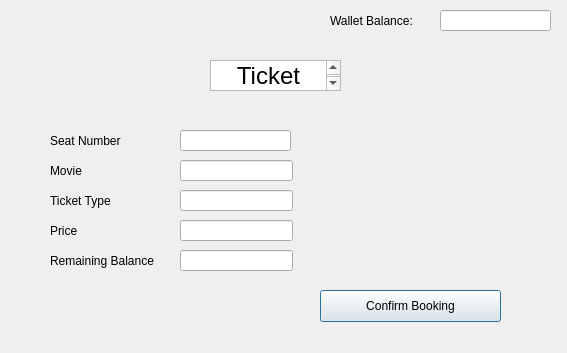
<?xml version="1.0" encoding="UTF-8"?>
<ui version="4.0">
 <class>tickets2</class>
 <widget class="QDialog" name="tickets2">
  <property name="geometry">
   <rect>
    <x>0</x>
    <y>0</y>
    <width>567</width>
    <height>353</height>
   </rect>
  </property>
  <property name="windowTitle">
   <string>Dialog</string>
  </property>
  <widget class="QPushButton" name="ConfirmBooking">
   <property name="geometry">
    <rect>
     <x>320</x>
     <y>290</y>
     <width>181</width>
     <height>32</height>
    </rect>
   </property>
   <property name="text">
    <string>Confirm Booking</string>
   </property>
  </widget>
  <widget class="QLineEdit" name="Seatline">
   <property name="geometry">
    <rect>
     <x>180</x>
     <y>130</y>
     <width>111</width>
     <height>21</height>
    </rect>
   </property>
   <property name="text">
    <string/>
   </property>
  </widget>
  <widget class="QLineEdit" name="MovieLine">
   <property name="geometry">
    <rect>
     <x>180</x>
     <y>160</y>
     <width>113</width>
     <height>21</height>
    </rect>
   </property>
   <property name="text">
    <string/>
   </property>
  </widget>
  <widget class="QLineEdit" name="TicketLine">
   <property name="geometry">
    <rect>
     <x>180</x>
     <y>190</y>
     <width>113</width>
     <height>21</height>
    </rect>
   </property>
   <property name="text">
    <string/>
   </property>
  </widget>
  <widget class="QLineEdit" name="PriceLine">
   <property name="geometry">
    <rect>
     <x>180</x>
     <y>220</y>
     <width>113</width>
     <height>21</height>
    </rect>
   </property>
   <property name="text">
    <string/>
   </property>
  </widget>
  <widget class="QLabel" name="SeatNumber">
   <property name="geometry">
    <rect>
     <x>50</x>
     <y>130</y>
     <width>101</width>
     <height>21</height>
    </rect>
   </property>
   <property name="text">
    <string>Seat Number</string>
   </property>
  </widget>
  <widget class="QLabel" name="Movie">
   <property name="geometry">
    <rect>
     <x>50</x>
     <y>160</y>
     <width>101</width>
     <height>21</height>
    </rect>
   </property>
   <property name="text">
    <string>Movie</string>
   </property>
  </widget>
  <widget class="QLabel" name="TicketType">
   <property name="geometry">
    <rect>
     <x>50</x>
     <y>190</y>
     <width>101</width>
     <height>21</height>
    </rect>
   </property>
   <property name="text">
    <string>Ticket Type</string>
   </property>
  </widget>
  <widget class="QLabel" name="Price">
   <property name="geometry">
    <rect>
     <x>50</x>
     <y>220</y>
     <width>101</width>
     <height>21</height>
    </rect>
   </property>
   <property name="text">
    <string>Price</string>
   </property>
  </widget>
  <widget class="QLabel" name="Walletline">
   <property name="geometry">
    <rect>
     <x>330</x>
     <y>10</y>
     <width>101</width>
     <height>21</height>
    </rect>
   </property>
   <property name="text">
    <string>Wallet Balance:</string>
   </property>
  </widget>
  <widget class="QLineEdit" name="Wallet">
   <property name="geometry">
    <rect>
     <x>440</x>
     <y>10</y>
     <width>111</width>
     <height>21</height>
    </rect>
   </property>
   <property name="text">
    <string/>
   </property>
  </widget>
  <widget class="QLabel" name="RemainingBalance">
   <property name="geometry">
    <rect>
     <x>50</x>
     <y>250</y>
     <width>121</width>
     <height>21</height>
    </rect>
   </property>
   <property name="text">
    <string>Remaining Balance</string>
   </property>
  </widget>
  <widget class="QLineEdit" name="BalanceLine">
   <property name="geometry">
    <rect>
     <x>180</x>
     <y>250</y>
     <width>113</width>
     <height>21</height>
    </rect>
   </property>
   <property name="text">
    <string/>
   </property>
  </widget>
  <widget class="QTextEdit" name="Title">
   <property name="geometry">
    <rect>
     <x>210</x>
     <y>60</y>
     <width>131</width>
     <height>31</height>
    </rect>
   </property>
   <property name="html">
    <string>&lt;!DOCTYPE HTML PUBLIC &quot;-//W3C//DTD HTML 4.0//EN&quot; &quot;http://www.w3.org/TR/REC-html40/strict.dtd&quot;&gt;
&lt;html&gt;&lt;head&gt;&lt;meta name=&quot;qrichtext&quot; content=&quot;1&quot; /&gt;&lt;meta charset=&quot;utf-8&quot; /&gt;&lt;style type=&quot;text/css&quot;&gt;
p, li { white-space: pre-wrap; }
hr { height: 1px; border-width: 0; }
li.unchecked::marker { content: &quot;\2610&quot;; }
li.checked::marker { content: &quot;\2612&quot;; }
&lt;/style&gt;&lt;/head&gt;&lt;body style=&quot; font-family:'.AppleSystemUIFont'; font-size:13pt; font-weight:400; font-style:normal;&quot;&gt;
&lt;p align=&quot;center&quot; style=&quot; margin-top:0px; margin-bottom:0px; margin-left:0px; margin-right:0px; -qt-block-indent:0; text-indent:0px;&quot;&gt;&lt;span style=&quot; font-size:18pt;&quot;&gt;Ticket Details&lt;/span&gt;&lt;/p&gt;
&lt;p align=&quot;center&quot; style=&quot;-qt-paragraph-type:empty; margin-top:0px; margin-bottom:0px; margin-left:0px; margin-right:0px; -qt-block-indent:0; text-indent:0px; font-size:18pt;&quot;&gt;&lt;br /&gt;&lt;/p&gt;
&lt;p align=&quot;center&quot; style=&quot;-qt-paragraph-type:empty; margin-top:0px; margin-bottom:0px; margin-left:0px; margin-right:0px; -qt-block-indent:0; text-indent:0px; font-size:18pt;&quot;&gt;&lt;br /&gt;&lt;/p&gt;&lt;/body&gt;&lt;/html&gt;</string>
   </property>
  </widget>
 </widget>
 <resources/>
 <connections/>
</ui>
